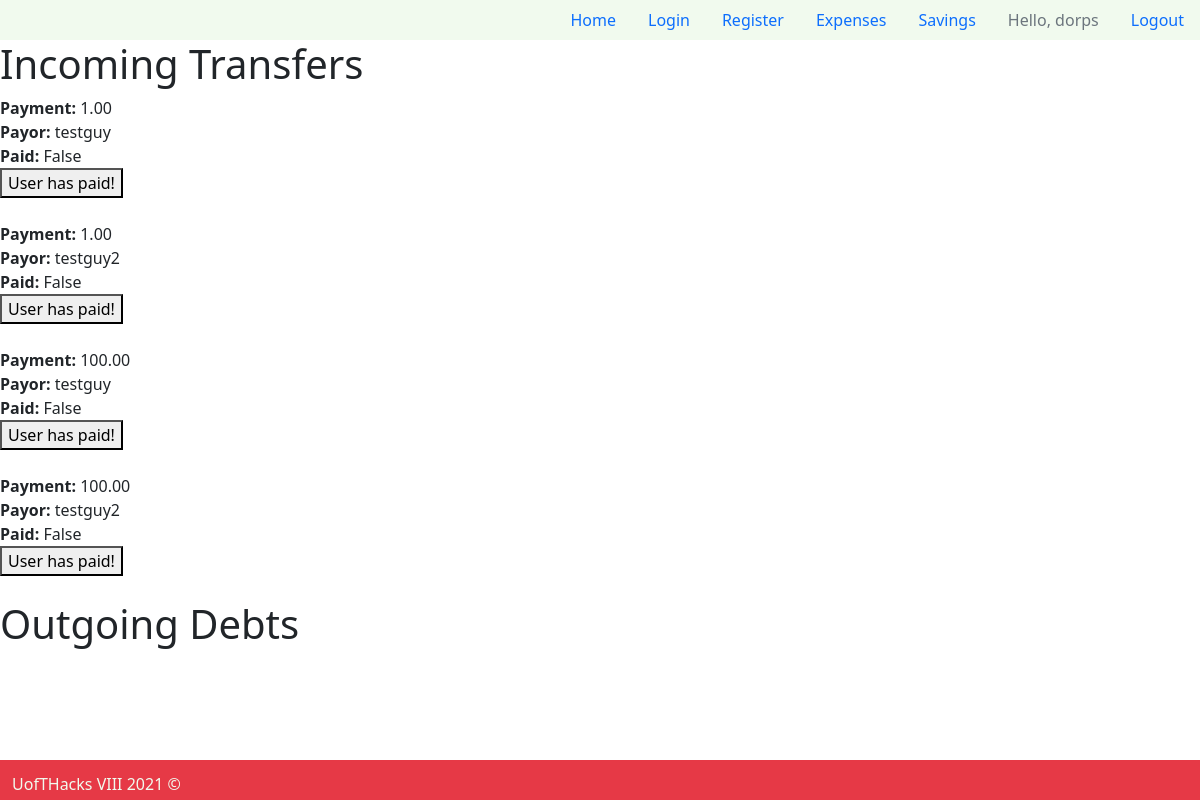
The app's page /split/pendingpay/ (signed in), older data.
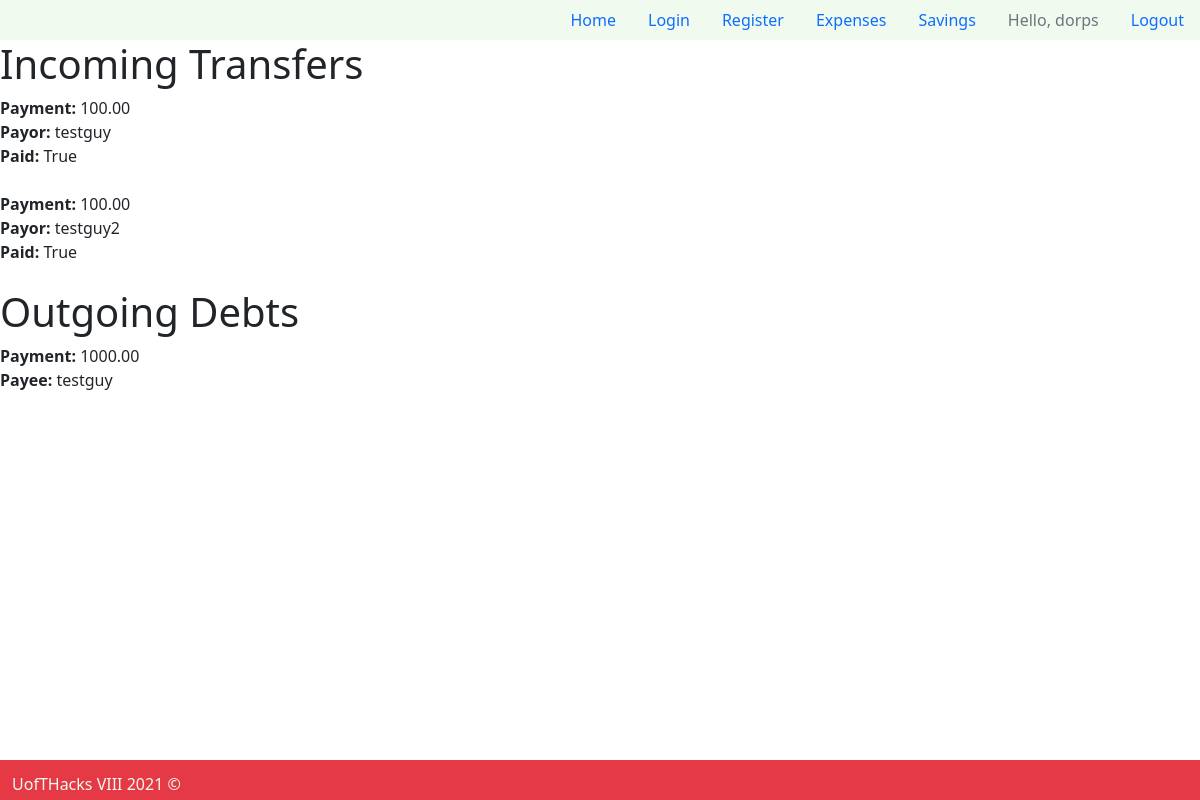
The same page, newer data.
### split/models.py (models this page shows)
class PendingPay(models.Model):
    user = models.ForeignKey(User,on_delete=models.CASCADE,null=False,related_name='paying_user')
    recipient = models.ForeignKey(User,on_delete=models.CASCADE,null=True)
    paid = models.BooleanField(default=False)
    amount = models.DecimalField(max_digits=10,decimal_places=2)

### split/views.py (the view, shortened to what this page needs)
# urls.py: path('pendingpay/',views.pendingpay, name="pendingpay"),
def pendingpay(request):
    pendingpay = PendingPay.objects.all()
    pay_dictionary = {
        'pendingpay' : pendingpay
    }
    return render(request, 'split/pendingpay.html', pay_dictionary)

### templates/split/pendingpay.html (shortened to what this page needs)
{% extends "users/base.html" %}
{% block body %}
<h1>Incoming Transfers</h1>
{% for payment in pendingpay %}
    {% if payment.recipient == request.user %}
        <b>Payment:</b> {{ payment.amount }} <br>
        <b>Payor:</b> {{ payment.user }} <br>
        <b>Paid:</b> {{ payment.paid }} <br>
        {% if payment.paid == False %}
        <form method="POST">
            <button type="submit" name=button value={{ forloop.counter0 }}> User has paid!</button>
        </form>
        {% endif %}
        <br>
    {% endif %}
{% endfor %}
<h1>Outgoing Debts</h1>
{% for payment in pendingpay %}
    {% if payment.user == request.user and payment.paid == False %}
    <b>Payment:</b> {{ payment.amount }} <br>
    <b>Payee:</b> {{ payment.recipient }} <br>
    <br>
    {% endif %}
{% endfor %}
{% endblock %}

Row changes from the older to the newer data that the page shows:
removed PendingPay: amount "1.00", user "testguy", paid "False", shown under "Incoming Transfers"
removed PendingPay: amount "1.00", user "testguy2", paid "False", shown under "Incoming Transfers"
removed PendingPay: amount "100.00", user "testguy", paid "False", shown under "Incoming Transfers"
removed PendingPay: amount "100.00", user "testguy2", paid "False", shown under "Incoming Transfers"
added PendingPay: amount "100.00", user "testguy", paid "True", shown under "Incoming Transfers"
added PendingPay: amount "100.00", user "testguy2", paid "True", shown under "Incoming Transfers"
added PendingPay: amount "1000.00", recipient "testguy", shown under "Outgoing Debts"
